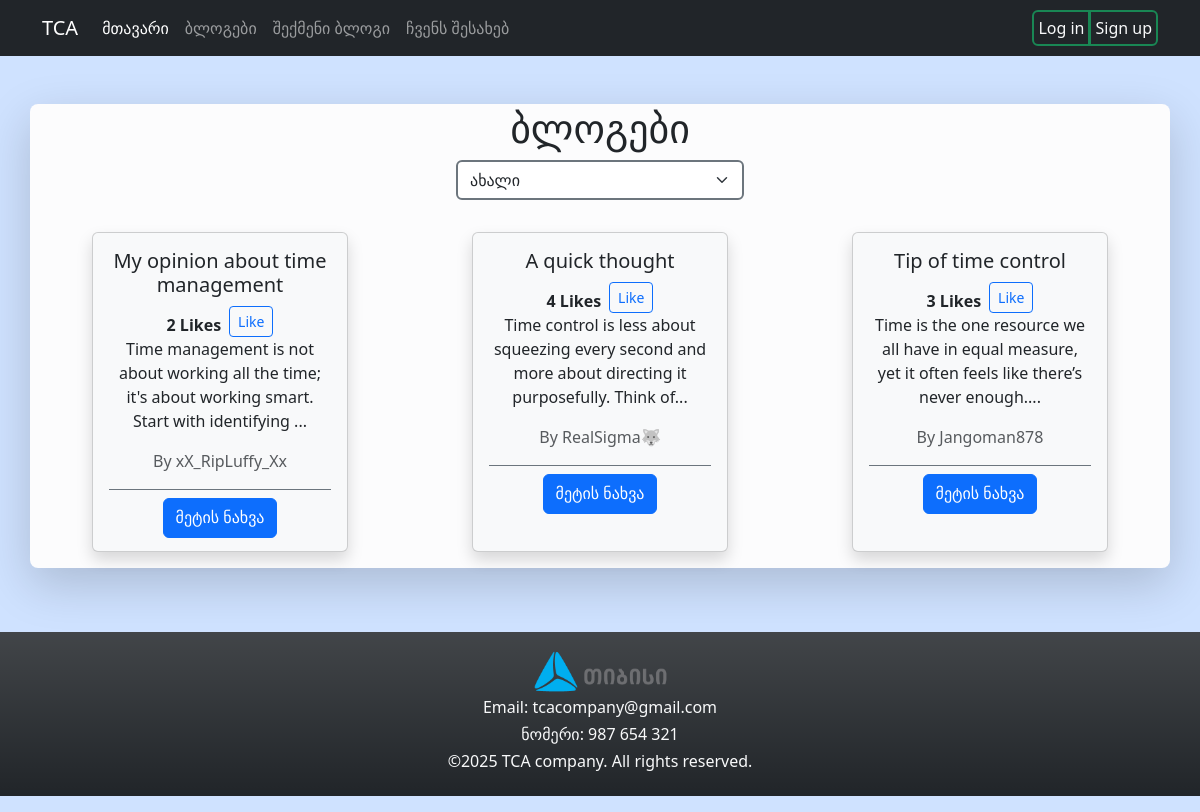
/Blogs, run on the app's committed database.
### models.py (models this page shows, shortened)
class Blog(db.Model):
    id = db.Column(db.Integer(), primary_key=True)
    title = db.Column(db.String())
    content = db.Column(db.String())
    author = db.Column(db.String())
    comments = db.relationship('Comment', backref='blog', cascade="all, delete")  # Fix backref
    def delete(self):
        db.session.delete(self)
        db.session.commit()

### routes.py (the view)
@app.route("/Blogs", methods=['GET', 'POST'])
def blogs():
    blogs = Blog.query.all()
    sort_by = request.args.get('sort_by', 'recent')
    if sort_by == 'recent':
        blogs = Blog.query.order_by(Blog.id.desc()).all()
    elif sort_by == 'most_liked':
        blogs = Blog.query.join(Like, Blog.id == Like.blog_id) \
            .group_by(Blog.id) \
            .order_by(db.func.count(Like.id).desc()).all()
    return render_template("blogs.html", blogs=blogs, sort_by=sort_by)

### templates/blogs.html (shortened to what this page needs)
{% extends "base.html" %}
{% block content %}
<div align="center">
    <div class="container mt-5 bg-light-subtle rounded-3 shadow-lg flex-grow-1">
        <h1>ბლოგები</h1>
        <form method="GET" action="{{ url_for('blogs') }}" class="justify-content-left" style="width: 18rem;">
            <select name="sort_by" class="form-select mb-3 border-secondary border-2 rounded" onchange="this.form.submit()">
                <option value="recent" {% if sort_by=='recent' %}selected{% endif %}>ახალი</option>
            </select>
        </form>
        <div class="row justify-content-left">
            {% for blog in blogs %}
            <div class="col-sm-12 col-md-6 col-lg-4 my-3">
                <div class="card rounded bg-light shadow" style="width: 16rem; height: 20rem;">
                    <div class="card-body">
                        <h5 class="card-title">{{ blog.title }}</h5>
                        <div class="d-flex justify-content-center align-items-center gap-2">
                            <p class="mt-2 mb-0">
                                <strong>{{ blog.likes | length }} Likes</strong>
                            </p>
                            <form method="POST" action="{{ url_for('like_blog', blog_id=blog.id) }}" class="d-inline">
                                <button type="submit" class="btn btn-outline-primary btn-sm">
                                    {% if current_user.id in blog.likes | map(attribute='user_id') | list %}
                                    Unlike
                                    {% else %}
                                    Like
                                    {% endif %}
                                </button>
                            </form>
                        </div>
                        <p class="card-text">{{ blog.content[:100] }}...</p>
                        <p class="text-muted">By {{ blog.author }}</p>
                        <div class="mt-auto border-secondary border-top">
                            <a href="{{ url_for('blog_detail', blog_id=blog.id) }}" class="btn btn-primary mt-2 pb-2">მეტის
                                ნახვა</a>
                        </div>
                    </div>
                </div>
            </div>
            {% endfor %}
        </div>
    </div>
</div>
{% endblock content %}

### templates/base.html (shortened to what this page needs)
<!DOCTYPE html>
<html lang="en">
<head>
    <link href="https://cdn.jsdelivr.net/npm/bootstrap@5.3.2/dist/css/bootstrap.min.css" rel="stylesheet">
</head>
<body class="bg-primary-subtle">
{% include "navbar.html" %}
<main class="flex-grow-1">
    {% block content %}
    {% endblock content %}
</main>
<footer class="text-white text-center py-3">
    {% include "footer.html" %}
</footer>
</body>
</html>

### templates/navbar.html (shortened to what this page needs)
<!DOCTYPE html>
<html lang="en">
<head>
    <link href="https://cdn.jsdelivr.net/npm/bootstrap@5.3.2/dist/css/bootstrap.min.css" rel="stylesheet">
</head>
<body>
<nav class="navbar navbar-expand-lg bg-dark fixed top" data-bs-theme="dark">
    <div class="container">
        <a class="navbar-brand mb-0 h1" href="/">TCA</a>
        <div class="collapse navbar-collapse" id="navbarSupportedContent">
            <ul class="navbar-nav me-auto mb-2 mb-lg-0">
                <li class="nav-item">
                    <a class="nav-link active" aria-current="page" href="/Home ">მთავარი</a>
                </li>
                <li class="nav-item">
                    <a class="nav-link" href="/Blogs">ბლოგები</a>
                </li>
                <li class="nav-item">
                    <a class="nav-link" href="/Create_blog">შექმენი ბლოგი</a>
                </li>
                <li class="nav-item">
                    <a class="nav-link" href="/About">ჩვენს შესახებ</a>
                </li>
            </ul>
            {% if current_user.is_authenticated %}
            {% if current_user.role == "Admin" %}
            <div class="nav-item">
                <a class="nav-link text-light me-4" href="/Admin">Admin dashboard</a>
            </div>
            {% endif %}
            <h6 class="mt-2 me-4 text-light">user: {{ current_user.username }}</h6>
            <div class="nav-item">
                <a class="nav-link btn btn-success border border-success border-2 p-1 text-light me-2" href="/Logout">Log
                    out</a>
            </div>
            {% else %}
            <div class="btn-group">
                <a class="nav-link btn btn-success border border-success border-2 p-1 text-light" href="/Login">Log
                    in</a>
                <a class="nav-link  btn btn-success border border-success border-2 p-1 text-light" href="/Signup">Sign
                    up</a>
            </div>
            {% endif %}
        </div>
    </div>
</nav>
</body>
</html>

### templates/footer.html (shortened to what this page needs)
<!DOCTYPE html>
<html lang="en">
<head>
    <link href="https://cdn.jsdelivr.net/npm/bootstrap@5.3.2/dist/css/bootstrap.min.css" rel="stylesheet">
</head>
<footer class="bg-dark bg-gradient mt-5 py-3">
    <div align="center">
        <a href="https://www.tbceducation.ge" class="object-fit-sm-contain">
            <img src="/static/თიბისი.png" width="140" height="50">
        </a>
    </div>
    <div class="container text-light" align="center">
        <h6>Email: tcacompany@gmail.com</h6>
        <h6>ნომერი: 987 654 321</h6>
        <h6>©2025 TCA company. All rights reserved.</h6>
    </div>
</footer>
</html>

### templates/base.html (style rules this page uses)
body { display: flex; flex-direction: column; min-height: 100vh; }
main { flex-grow: 1; }

### data on the page
Blog: title "My opinion about time management", likes|length "2", content "Time management is not about working all the time; it's about working smart. Start with identifying", author "xX_RipLuffy_Xx"
Blog: title "A quick thought", likes|length "4", content "Time control is less about squeezing every second and more about directing it purposefully. Think of", author "RealSigma🐺"
Blog: title "Tip of time control", likes|length "3", content "Time is the one resource we all have in equal measure, yet it often feels like there’s never enough.", author "Jangoman878"
